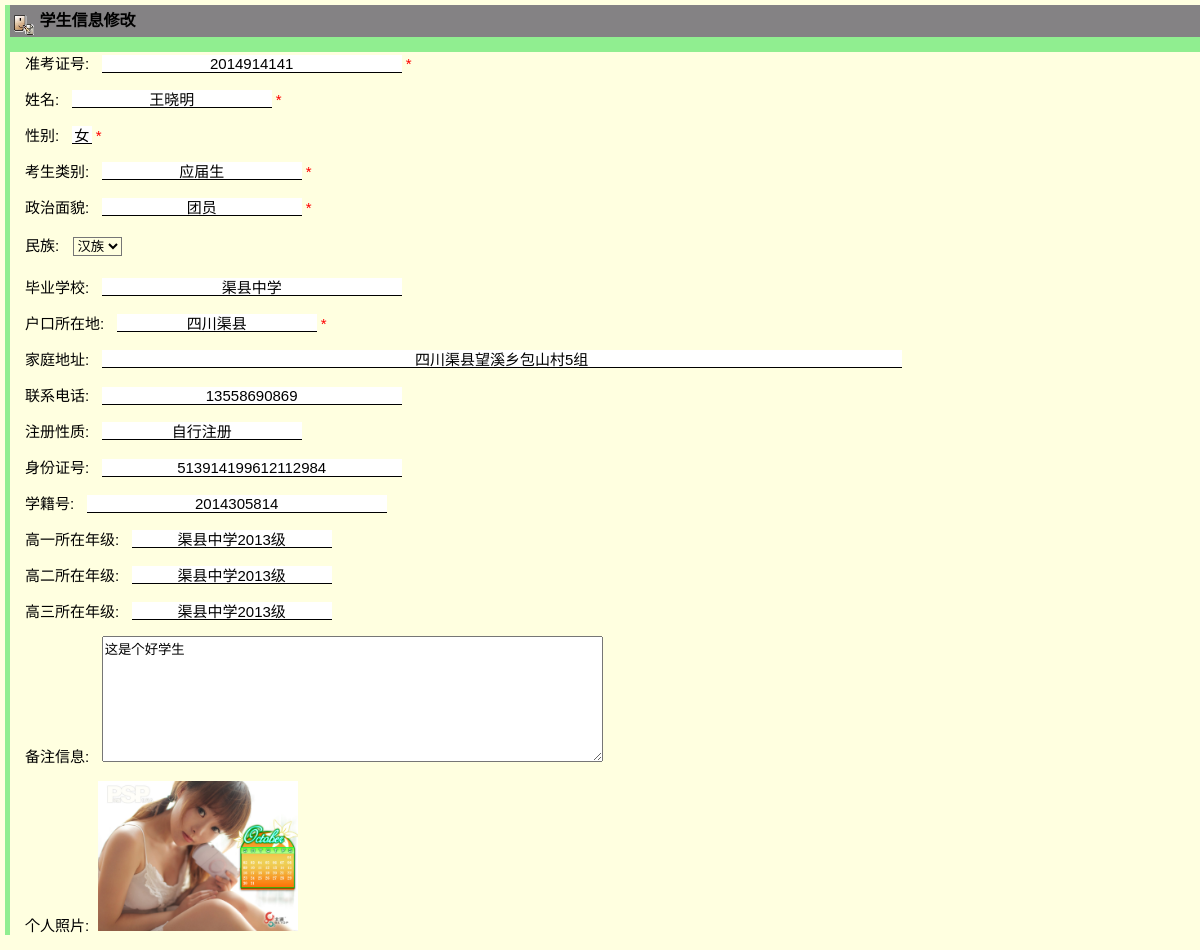
The app's page /StudentInfo/studentInfoView.php?zkzh=2014914141 with its own data.
### tables this page shows
CREATE TABLE `t_studentinfo` (
  `zkzh` varchar(30) NOT NULL COMMENT 'zkzh',
  `name` varchar(20) NOT NULL COMMENT '姓名',
  `sex` varchar(2) NOT NULL COMMENT '性别',
  `kslb` varchar(20) NOT NULL COMMENT '考生类别',
  `zzmm` varchar(20) NOT NULL COMMENT '政治面貌',
  `nation` int(11) NOT NULL COMMENT '民族',
  `byxx` varchar(30) default NULL COMMENT '毕业学校',
  `hkszd` varchar(20) NOT NULL COMMENT '户口所在地',
  `address` varchar(80) default NULL COMMENT '家庭地址',
  `telephone` varchar(30) default NULL COMMENT '联系电话',
  `zcxx` varchar(20) default NULL COMMENT '注册性质',
  `cardNumber` varchar(30) default NULL COMMENT '身份证号',
  `xjh` varchar(30) default NULL COMMENT '学籍号',
  `gysznj` varchar(20) default NULL COMMENT '高一所在年级',
  `gesznj` varchar(20) default NULL COMMENT '高二所在年级',
  `gssznj` varchar(20) default NULL COMMENT '高三所在年级',
  `memo` varchar(200) default NULL COMMENT '备注信息',
  `photo` text NOT NULL COMMENT '个人照片',
  PRIMARY KEY  (`zkzh`),
  KEY `nation` (`nation`),
  CONSTRAINT `t_studentinfo_ibfk_1` FOREIGN KEY (`nation`) REFERENCES `t_nation` (`nationId`)
);

### database/SqlHelper.class.php (called while the page is built, shortened)
<?php
	class SqlHelper {
		public $conn;
		public $dbname="studentdb";
		public $username="root";
		public $password="123456";
		public $host="localhost";
		public function __construct() {
			$this->conn = mysqli_connect($this->host,$this->username,$this->password);
			mysqli_query($this->conn,"set names utf8") or die (mysqli_errno());
			mysqli_select_db($this->conn,$this->dbname);
		}
		public function execute_dql2($sql) {
			$arr = array();
			$res = mysqli_query($this->conn,$sql) or die(mysqli_error());
			while($row=mysqli_fetch_assoc($res)) {
				$arr[] = $row;
			}
			return $arr;
		}
	}
?>

### service/StudentInfoService.class.php (called while the page is built, shortened)
<?php
require_once '../database/SqlHelper.class.php';
require_once '../phpbean/StudentInfo.class.php';
class StudentInfoService {
	function GetStudentInfo($zkzh) {
		$sql = "select * from t_StudentInfo where zkzh='$zkzh'";
		$sqlHelper = new SqlHelper ();
		$arr = $sqlHelper->execute_dql2 ( $sql );
		$studentInfo = new StudentInfo();
		if(count($arr)>0) {
			$studentInfo->setZkzh($arr [0] ['zkzh']);
			$studentInfo->setName($arr [0] ['name']);
			$studentInfo->setSex($arr [0] ['sex']);
			$studentInfo->setKslb($arr [0] ['kslb']);
			$studentInfo->setZzmm($arr [0] ['zzmm']);
			$studentInfo->setNation($arr [0] ['nation']);
			$studentInfo->setByxx($arr [0] ['byxx']);
			$studentInfo->setHkszd($arr [0] ['hkszd']);
			$studentInfo->setAddress($arr [0] ['address']);
			$studentInfo->setTelephone($arr [0] ['telephone']);
			$studentInfo->setZcxx($arr [0] ['zcxx']);
			$studentInfo->setCardNumber($arr [0] ['cardNumber']);
			$studentInfo->setXjh($arr [0] ['xjh']);
			$studentInfo->setGysznj($arr [0] ['gysznj']);
			$studentInfo->setGesznj($arr [0] ['gesznj']);
			$studentInfo->setGssznj($arr [0] ['gssznj']);
			$studentInfo->setMemo($arr [0] ['memo']);
			$studentInfo->setPhoto($arr [0] ['photo']);
		}
		return $studentInfo;
	}
}
?>

### phpbean/StudentInfo.class.php (called while the page is built)
<?php
class StudentInfo {
	private $zkzh;
	public function setZkzh($zkzh) {
		$this->zkzh = $zkzh;
	}
	public function getzkzh() {
		return $this->zkzh;
	}
	private $name;
	public function setName($name) {
		$this->name = $name;
	}
	public function getname() {
		return $this->name;
	}
	private $sex;
	public function setSex($sex) {
		$this->sex = $sex;
	}
	public function getsex() {
		return $this->sex;
	}
	private $kslb;
	public function setKslb($kslb) {
		$this->kslb = $kslb;
	}
	public function getkslb() {
		return $this->kslb;
	}
	private $zzmm;
	public function setZzmm($zzmm) {
		$this->zzmm = $zzmm;
	}
	public function getzzmm() {
		return $this->zzmm;
	}
	private $nation;
	public function setNation($nation) {
		$this->nation = $nation;
	}
	public function getnation() {
		return $this->nation;
	}
	private $byxx;
	public function setByxx($byxx) {
		$this->byxx = $byxx;
	}
	public function getbyxx() {
		return $this->byxx;
	}
	private $hkszd;
	public function setHkszd($hkszd) {
		$this->hkszd = $hkszd;
	}
	public function gethkszd() {
		return $this->hkszd;
	}
	private $address;
	public function setAddress($address) {
		$this->address = $address;
	}
	public function getaddress() {
		return $this->address;
	}
	private $telephone;
	public function setTelephone($telephone) {
		$this->telephone = $telephone;
	}
	public function gettelephone() {
		return $this->telephone;
	}
	private $zcxx;
	public function setZcxx($zcxx) {
		$this->zcxx = $zcxx;
	}
	public function getzcxx() {
		return $this->zcxx;
	}
	private $cardNumber;
	public function setCardNumber($cardNumber) {
		$this->cardNumber = $cardNumber;
	}
	public function getcardNumber() {
		return $this->cardNumber;
	}
	private $xjh;
	public function setXjh($xjh) {
		$this->xjh = $xjh;
	}
	public function getxjh() {
		return $this->xjh;
	}
	private $gysznj;
	public function setGysznj($gysznj) {
		$this->gysznj = $gysznj;
	}
	public function getgysznj() {
		return $this->gysznj;
	}
	private $gesznj;
	public function setGesznj($gesznj) {
		$this->gesznj = $gesznj;
	}
	public function getgesznj() {
		return $this->gesznj;
	}
	private $gssznj;
	public function setGssznj($gssznj) {
		$this->gssznj = $gssznj;
	}
	public function getgssznj() {
		return $this->gssznj;
	}
	private $memo;
	public function setMemo($memo) {
		$this->memo = $memo;
	}
	public function getmemo() {
		return $this->memo;
	}
	private $photo;
	public function setPhoto($photo) {
		$this->photo = $photo;
	}
	public function getphoto() {
		return $this->photo;
	}
}
?>

### service/NationService.class.php (called while the page is built, shortened)
<?php
require_once '../database/SqlHelper.class.php';
class NationService {
	function QueryAllNation() {
		$sql = "select nationId,nationName from t_Nation";
		$sqlHelper = new SqlHelper ();
		$res = $sqlHelper->execute_dql2 ( $sql );
		return $res;
	}
}
?>

### StudentInfo/studentInfoView.php (the view, shortened to what this page needs)
 <?php
    require_once '../service/StudentInfoService.class.php';
    require_once '../phpbean/StudentInfo.class.php';
    $zkzh = $_GET['zkzh'];
    $studentInfoService = new StudentInfoService();
    $studentInfo = $studentInfoService->GetStudentInfo($zkzh);
 ?>
<html>
<head>
<link href="/css/add_modify.css" rel="stylesheet" type="text/css" />
</head>
<body>
	<div id="container">
		<div id="title">
			<table width="100%" border="0" cellpadding="0" cellspacing="2" align="center">
				<tr>
					<td height="21"><img src="../images/ico/ico29.gif" width="32" height="32" hspace="2" vspace="2" align="absmiddle">
					    <strong> 学生信息修改 </strong>
					</td>
				</tr>
			</table>
		</div>
		<div id="content">
			<form id="form1" method="post" action="/controller/StudentInfoAction.php?action=update" enctype="multipart/form-data">
				<p>
					准考证号: &nbsp;
					<input id="zkzh" class="text" type="text" readOnly style="width: 300px" value="<?php echo $studentInfo->getZKZH()?>" name="studentInfo[zkzh]" />
					<font color=red>*</font>
				</p>
				<p>
					姓名: &nbsp;
					<input id="name" class="text" type="text" style="width: 200px" value="<?php echo $studentInfo->getName()?>" name="studentInfo[name]" />
					<font color=red>*</font>
				</p>
				<p>
					性别: &nbsp;
					<input id="sex" class="text" type="text" style="width: 20px" value="<?php echo $studentInfo->getSex()?>" name="studentInfo[sex]" />
					<font color=red>*</font>
				</p>
				<p>
					考生类别: &nbsp;
					<input id="kslb" class="text" type="text" style="width: 200px" value="<?php echo $studentInfo->getKslb()?>" name="studentInfo[kslb]" />
					<font color=red>*</font>
				</p>
				<p>
					政治面貌: &nbsp;
					<input id="zzmm" class="text" type="text" style="width: 200px" value="<?php echo $studentInfo->getZzmm()?>" name="studentInfo[zzmm]" />
					<font color=red>*</font>
				</p>
				<p>
					民族:&nbsp;
					<select name="studentInfo[nation]">
					<?php
						require_once '../service/NationService.class.php';
						$nationService = new NationService ();
						$nation_res = $nationService->QueryAllNation ();
						for($i = 0; $i < count ( $nation_res ); $i ++) {
						  $row = $nation_res [$i];
						  if($row['nationId'] == $studentInfo->getNation())
						    echo "<option selected value={$row['nationId']}>{$row['nationName']}</option>";
						  else
						    echo "<option value={$row['nationId']}>{$row['nationName']}</option>";
						}
					?>
					</select>
				</p>
				<p>
					毕业学校: &nbsp;
					<input id="byxx" class="text" type="text" style="width: 300px" value="<?php echo $studentInfo->getByxx()?>" name="studentInfo[byxx]" />
				</p>
				<p>
					户口所在地: &nbsp;
					<input id="hkszd" class="text" type="text" style="width: 200px" value="<?php echo $studentInfo->getHkszd()?>" name="studentInfo[hkszd]" />
					<font color=red>*</font>
				</p>
				<p>
					家庭地址: &nbsp;
					<input id="address" class="text" type="text" style="width: 800px" value="<?php echo $studentInfo->getAddress()?>" name="studentInfo[address]" />
				</p>
				<p>
					联系电话: &nbsp;
					<input id="telephone" class="text" type="text" style="width: 300px" value="<?php echo $studentInfo->getTelephone()?>" name="studentInfo[telephone]" />
				</p>
				<p>
					注册性质: &nbsp;
					<input id="zcxx" class="text" type="text" style="width: 200px" value="<?php echo $studentInfo->getZcxx()?>" name="studentInfo[zcxx]" />
				</p>
				<p>
					身份证号: &nbsp;
					<input id="cardNumber" class="text" type="text" style="width: 300px" value="<?php echo $studentInfo->getCardNumber()?>" name="studentInfo[cardNumber]" />
				</p>
				<p>
					学籍号: &nbsp;
					<input id="xjh" class="text" type="text" style="width: 300px" value="<?php echo $studentInfo->getXjh()?>" name="studentInfo[xjh]" />
				</p>
				<p>
					高一所在年级: &nbsp;
					<input id="gysznj" class="text" type="text" style="width: 200px" value="<?php echo $studentInfo->getGysznj()?>" name="studentInfo[gysznj]" />
				</p>
				<p>
					高二所在年级: &nbsp;
					<input id="gesznj" class="text" type="text" style="width: 200px" value="<?php echo $studentInfo->getGesznj()?>" name="studentInfo[gesznj]" />
				</p>
				<p>
					高三所在年级: &nbsp;
					<input id="gssznj" class="text" type="text" style="width: 200px" value="<?php echo $studentInfo->getGssznj()?>" name="studentInfo[gssznj]" />
				</p>
				<p>
					备注信息: &nbsp;
					<textarea name="studentInfo[memo]" id="memo" cols="60" rows="8"><?php echo $studentInfo->getMemo()?></textarea>
				</p>
				<p>
					个人照片:&nbsp; <img src="<?php echo $studentInfo->getPhoto()?>" width="200px" border="0px" /><br/>
				</p>
			</form>
		</div>
	</div>
</body>
</html>

### css/add_modify.css (style rules this page uses)
body { background-color:lightyellow; margin:1px 0px 0px 0px; padding:0px; text-align:center; font-size:15px; font-family:Arial, Helvetica, sans-serif; }
#container { position:relative; margin:0px 5px 0px 5px; width:100%; text-align:left; background-color:lightgreen; }
#container #title { width: 100%; margin: 5px 5px 5px 5px; background-color: #848284; font-size: 18px; }
#container #title img { border:0px; hspace:2; align:left; width:20px; height:20px; margin: 6px 1px 0px 2px; }
#container #content { width: 100%; margin: 0px 5px 0px 5px; background-color: lightyellow; }
#container #content form { margin: 0px; }
#container #content form p { margin: 15px 5px 15px 15px; }
#container #content form p select { margin: 5px 5px 5px 5px; background-color: lightyellow; }
#container #content form p input { font-family:Arial, Helvetica, sans-serif; font-size:15px; }
#container #content form p input.text { border-bottom:1px solid #000000; border-left:none; border-right:none; border-top:none; padding:0px; width:140px; text-align:center; }

### records on screen
t_studentinfo: zkzh "2014914141", name "王晓明", sex "女", kslb "应届生", zzmm "团员", byxx "渠县中学", hkszd "四川渠县", address "四川渠县望溪乡包山村5组", telephone "13558690869", zcxx "自行注册", cardNumber "513914199612112984", xjh "2014305814", gysznj "渠县中学2013级", gesznj "渠县中学2013级", gssznj "渠县中学2013级", memo "这是个好学生", photo (picture)

### other values on screen
form field value "汉族"
